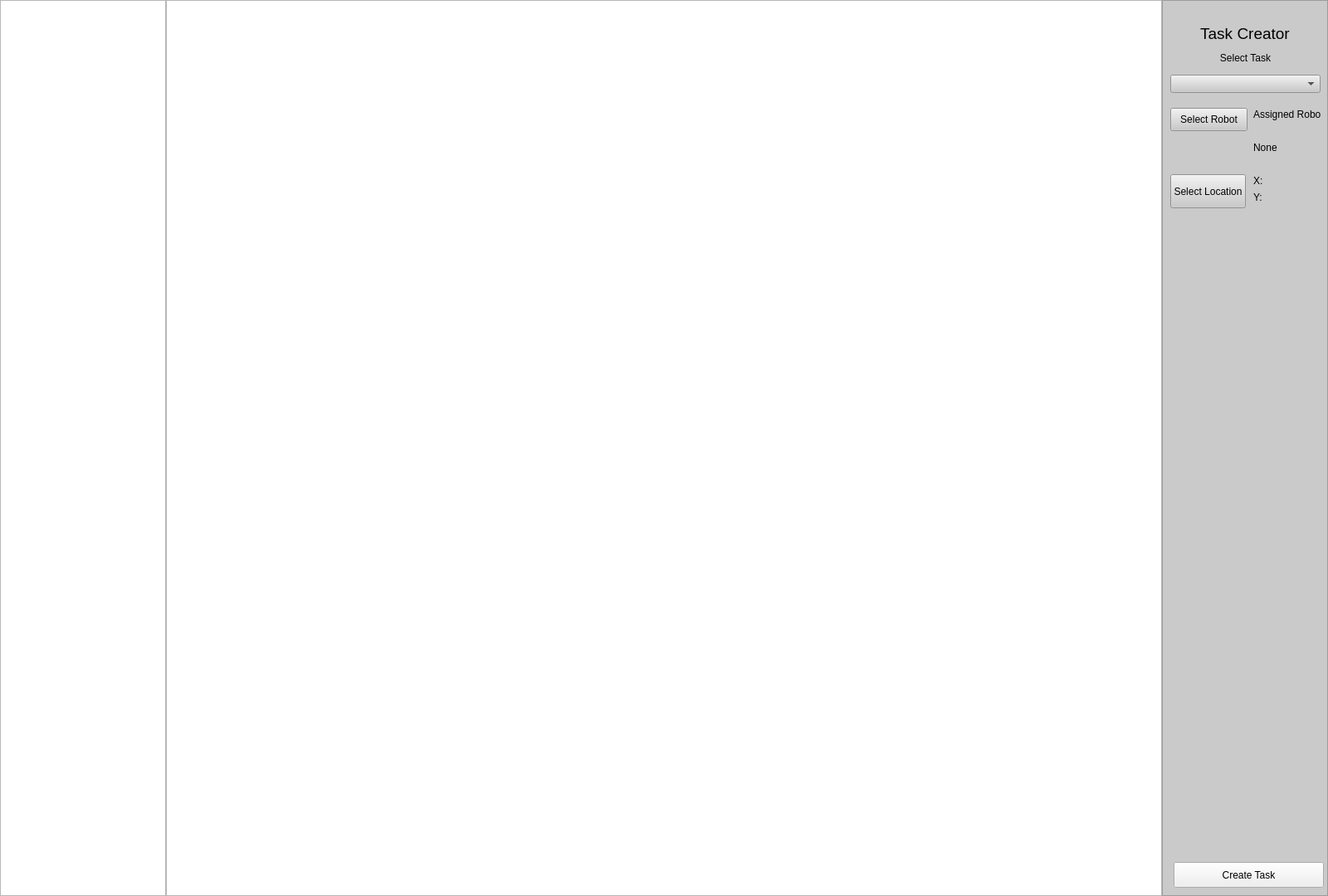
<?xml version="1.0" encoding="UTF-8"?>
<ui version="4.0">
 <class>SupervisorWindow</class>
 <widget class="QMainWindow" name="SupervisorWindow">
  <property name="geometry">
   <rect>
    <x>0</x>
    <y>0</y>
    <width>1600</width>
    <height>1080</height>
   </rect>
  </property>
  <property name="windowTitle">
   <string>Supervisor</string>
  </property>
  <widget class="QWidget" name="centralwidget">
   <widget class="QGraphicsView" name="SupervisorMap">
    <property name="geometry">
     <rect>
      <x>200</x>
      <y>0</y>
      <width>1200</width>
      <height>1080</height>
     </rect>
    </property>
   </widget>
   <widget class="QTableWidget" name="RobotListTable">
    <property name="geometry">
     <rect>
      <x>0</x>
      <y>0</y>
      <width>200</width>
      <height>1080</height>
     </rect>
    </property>
   </widget>
   <widget class="QFrame" name="SideMenu">
    <property name="geometry">
     <rect>
      <x>1400</x>
      <y>0</y>
      <width>200</width>
      <height>1080</height>
     </rect>
    </property>
    <property name="styleSheet">
     <string notr="true">background-color: rgb(202, 202, 202);</string>
    </property>
    <property name="frameShape">
     <enum>QFrame::StyledPanel</enum>
    </property>
    <property name="frameShadow">
     <enum>QFrame::Raised</enum>
    </property>
    <widget class="QPushButton" name="SelectRobot">
     <property name="geometry">
      <rect>
       <x>10</x>
       <y>130</y>
       <width>93</width>
       <height>28</height>
      </rect>
     </property>
     <property name="text">
      <string>Select Robot</string>
     </property>
    </widget>
    <widget class="QLabel" name="TaskCreatorLabel">
     <property name="geometry">
      <rect>
       <x>10</x>
       <y>20</y>
       <width>180</width>
       <height>40</height>
      </rect>
     </property>
     <property name="font">
      <font>
       <pointsize>14</pointsize>
      </font>
     </property>
     <property name="layoutDirection">
      <enum>Qt::RightToLeft</enum>
     </property>
     <property name="text">
      <string>Task Creator</string>
     </property>
     <property name="alignment">
      <set>Qt::AlignCenter</set>
     </property>
    </widget>
    <widget class="QComboBox" name="SelectTaskCB">
     <property name="geometry">
      <rect>
       <x>10</x>
       <y>90</y>
       <width>181</width>
       <height>22</height>
      </rect>
     </property>
    </widget>
    <widget class="QLabel" name="SelectTaskLabel">
     <property name="geometry">
      <rect>
       <x>20</x>
       <y>60</y>
       <width>161</width>
       <height>20</height>
      </rect>
     </property>
     <property name="text">
      <string>Select Task</string>
     </property>
     <property name="alignment">
      <set>Qt::AlignCenter</set>
     </property>
    </widget>
    <widget class="QLabel" name="AssignedRobotTXTLabel">
     <property name="geometry">
      <rect>
       <x>110</x>
       <y>130</y>
       <width>81</width>
       <height>16</height>
      </rect>
     </property>
     <property name="text">
      <string>Assigned Robot:</string>
     </property>
    </widget>
    <widget class="QLabel" name="AssignedRobotLabel">
     <property name="geometry">
      <rect>
       <x>110</x>
       <y>170</y>
       <width>81</width>
       <height>16</height>
      </rect>
     </property>
     <property name="text">
      <string>None</string>
     </property>
    </widget>
    <widget class="QPushButton" name="SelectLocationBTN">
     <property name="geometry">
      <rect>
       <x>10</x>
       <y>210</y>
       <width>91</width>
       <height>41</height>
      </rect>
     </property>
     <property name="text">
      <string>Select Location</string>
     </property>
    </widget>
    <widget class="QLabel" name="XLocLabel">
     <property name="geometry">
      <rect>
       <x>110</x>
       <y>210</y>
       <width>81</width>
       <height>16</height>
      </rect>
     </property>
     <property name="text">
      <string>X: </string>
     </property>
    </widget>
    <widget class="QLabel" name="YLocLabel">
     <property name="geometry">
      <rect>
       <x>110</x>
       <y>230</y>
       <width>81</width>
       <height>16</height>
      </rect>
     </property>
     <property name="text">
      <string>Y: </string>
     </property>
    </widget>
   </widget>
   <widget class="QPushButton" name="CreateTaskButton">
    <property name="geometry">
     <rect>
      <x>1414</x>
      <y>1039</y>
      <width>181</width>
      <height>31</height>
     </rect>
    </property>
    <property name="text">
     <string>Create Task</string>
    </property>
   </widget>
   <zorder>SideMenu</zorder>
   <zorder>SupervisorMap</zorder>
   <zorder>RobotListTable</zorder>
   <zorder>CreateTaskButton</zorder>
  </widget>
 </widget>
 <resources/>
 <connections/>
</ui>
